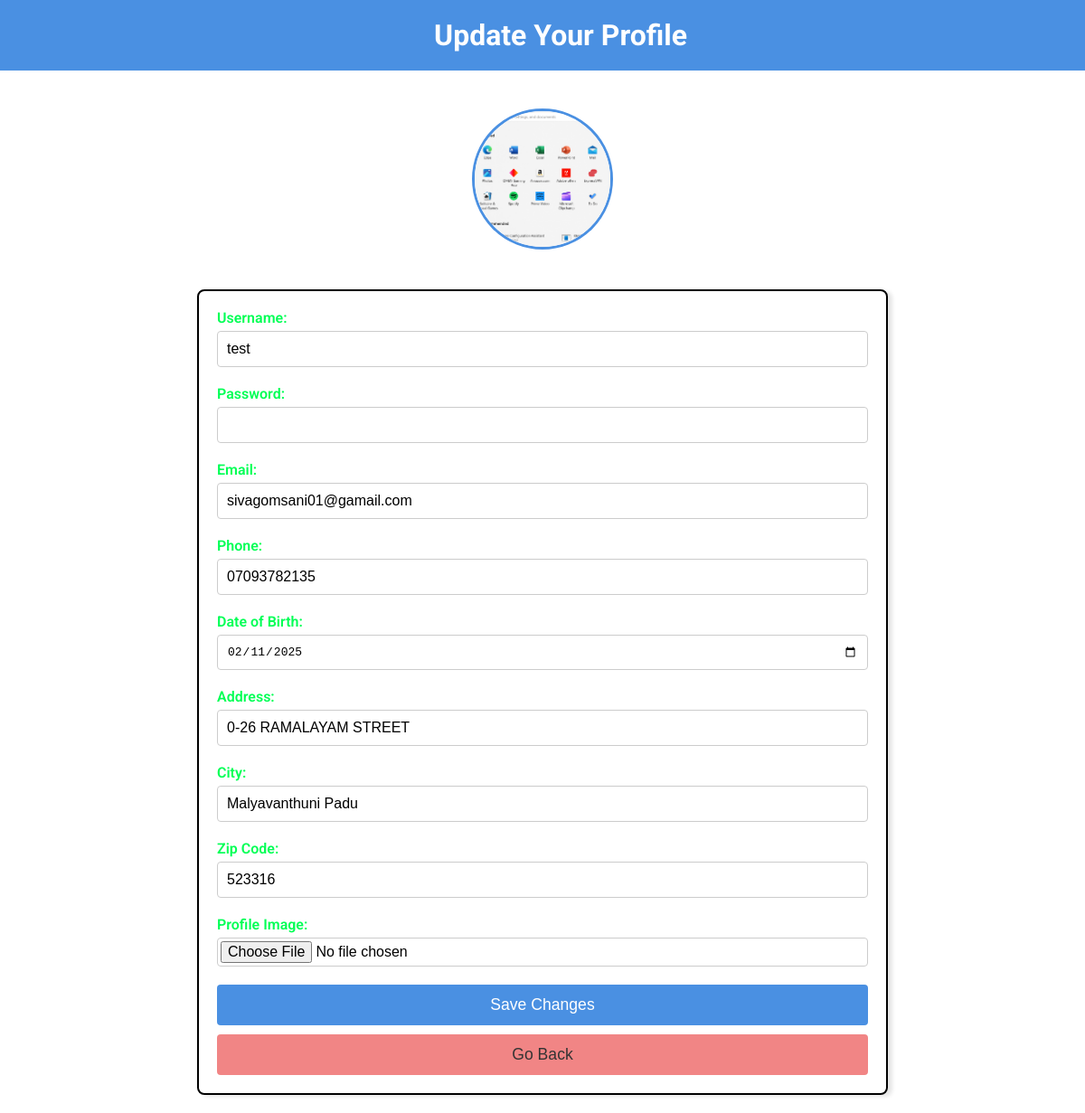
Screenshot of /profile (signed in) with the database file from the repository.
### tables this page shows
CREATE TABLE users (
            id INTEGER PRIMARY KEY AUTOINCREMENT,
            username TEXT UNIQUE NOT NULL,
            password TEXT NOT NULL,
            email TEXT,
            phone TEXT,
            dob TEXT,
            address TEXT,
            city TEXT,
            zipcode TEXT,
            profile_image TEXT
        );

### app.py (the view, shortened to what this page needs)
@app.route('/profile', methods=['GET', 'POST'])
def profile():
    username = session.get('username')
    if not username:
        return redirect(url_for('login'))
    conn = get_db_connection()
    cursor = conn.cursor()
    cursor.execute("SELECT * FROM users WHERE username=?", (username,))
    user = cursor.fetchone()
    conn.close()
    return render_template('profile.html', user=user)

### app.py (called while the page is built)
def get_db_connection():
    conn = sqlite3.connect('signupDB.db')
    conn.row_factory = sqlite3.Row  # Access columns by name
    return conn

### templates/profile.html (shortened to what this page needs)
<!DOCTYPE html>
<html lang="en">
<head>
</head>
<body>
    <div class="falling-stars">
    </div>
    <div class="header">
        <h1>Update Your Profile</h1>
    </div>
    <div class="profile-img-container">
        <img id="profile-preview"
            src="{{ url_for('static', filename='uploads/' + (user.profile_image if user.profile_image else 'default-profile.png')) }}"
            alt="Profile Image">
    </div>
    <form method="POST" enctype="multipart/form-data">
        <div class="form-group">
            <label for="username">Username:</label>
            <input type="text" name="username" value="{{ user.username }}" required>
        </div>
        <div class="form-group">
            <label for="password">Password:</label>
            <input type="password" name="password" required>
        </div>
        <div class="form-group">
            <label for="email">Email:</label>
            <input type="email" name="email" value="{{ user.email }}" required>
        </div>
        <div class="form-group">
            <label for="phone">Phone:</label>
            <input type="text" name="phone" value="{{ user.phone }}" required>
        </div>
        <div class="form-group">
            <label for="dob">Date of Birth:</label>
            <input type="date" name="dob" value="{{ user.dob }}" required>
        </div>
        <div class="form-group">
            <label for="address">Address:</label>
            <input type="text" name="address" value="{{ user.address }}" required>
        </div>
        <div class="form-group">
            <label for="city">City:</label>
            <input type="text" name="city" value="{{ user.city }}" required>
        </div>
        <div class="form-group">
            <label for="zipcode">Zip Code:</label>
            <input type="text" name="zipcode" value="{{ user.zipcode }}" required>
        </div>
        <div class="form-group">
            <label for="profile_image">Profile Image:</label>
            <input type="file" name="profile_image">
        </div>
        <button type="submit">Save Changes</button>
        <button type="button" class="go-back-button" onclick="window.history.back();">Go Back</button>
    </form>
</body>
</html>

### templates/profile.html (style rules this page uses)
body { font-family: 'Roboto', sans-serif; background: url("https://img.freepik.com/free-photo/cartoon-ai-robot-scene_23-2151675091.jpg?ga=GA1.1.453783370.1725521868&semt=ais_hybrid") no-repeat; background-position: center; background-size: cover; margin: 0; padding: 0; position: relative; overflow-x: hidden; min-height: 100vh; display: flex; flex-direction: column; overflow-y: auto; }
.header { background-color: #4a90e2; padding: 20px; text-align: center; color: white; position: fixed; top: 0; width: 100%; z-index: 10; }
h1 { font-size: 2em; margin: 0; }
.profile-img-container { text-align: center; margin-top: 120px; margin-bottom: 20px; }
.profile-img-container img { width: 150px; height: 150px; border-radius: 50%; border: 3px solid #4a90e2; object-fit: cover; }
form { width: 60%; margin: 20px auto; padding: 20px; backdrop-filter: blur(10px); border: 2px solid; padding-top: 20px; border-radius: 8px; box-shadow: 5px 2px 4px rgba(0, 0, 0, 0.1); overflow-y: auto; max-height: 80vh; position: relative; z-index: 1; }
.form-group { margin-bottom: 20px; }
.form-group label { font-weight: 600; color: #00ff55; margin-bottom: 5px; display: block; }
.form-group input { width: 100%; padding: 10px; font-size: 1em; border: 1px solid #ccc; border-radius: 4px; box-sizing: border-box; }
.form-group input[type="file"] { padding: 3px; }
button { background-color: #4a90e2; color: white; font-size: 1.1em; padding: 12px 20px; border: none; border-radius: 4px; cursor: pointer; width: 100%; transition: background-color 0.3s; }
.go-back-button { background-color: #f18585; color: #333; font-size: 1.1em; padding: 12px 20px; border: none; border-radius: 4px; cursor: pointer; width: 100%; margin-top: 10px; }
.falling-stars { position: fixed; top: 0; left: 0; width: 100%; height: 100%; pointer-events: none; z-index: 0; }

### rows the page displays
users: profile_image (picture), username "test", email "sivagomsani01@gamail.com", phone "07093782135", dob "02/11/2025", address "0-26 RAMALAYAM STREET", city "Malyavanthuni Padu", zipcode "523316"
